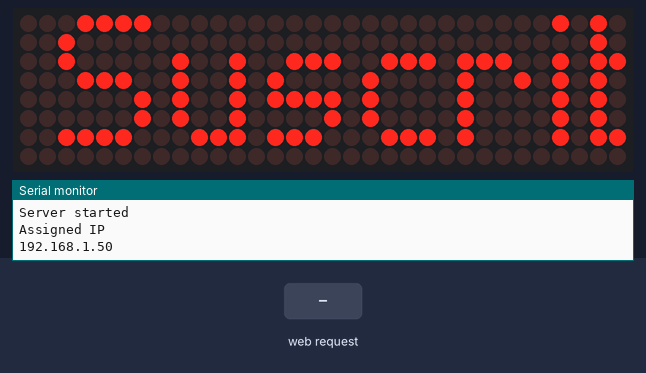
Bench run of a sketch on a simulated ESP32. Parts: 32×8 LED matrix, the last lines printed to the serial monitor. The inputs (shaded band) are chosen by the test bench. WiFi joins after 1.5 s; servers stay silent unless stated; random numbers use the default seed unless the sketch sets one.

Above: at 2.7 s.
2.8 s: HTTP request GET /&SP= received
At 2.91 s:
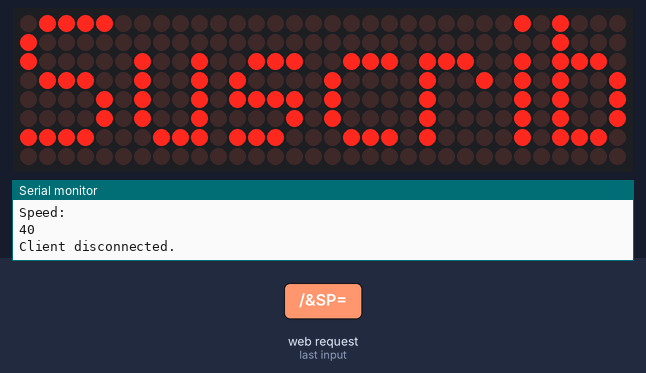
5.4 s: HTTP request GET /&MSG= received
At 5.64 s:
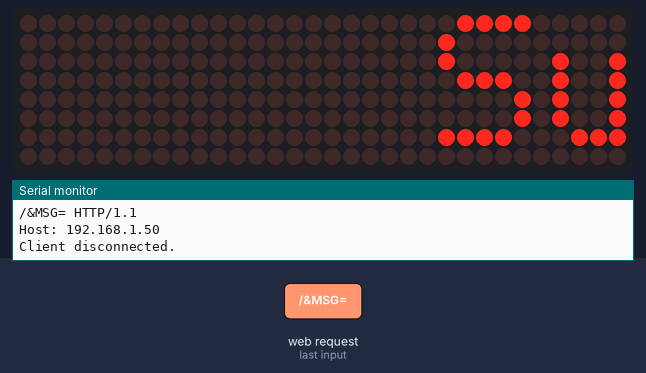
6.9 s: HTTP request GET /& received
At 7.14 s:
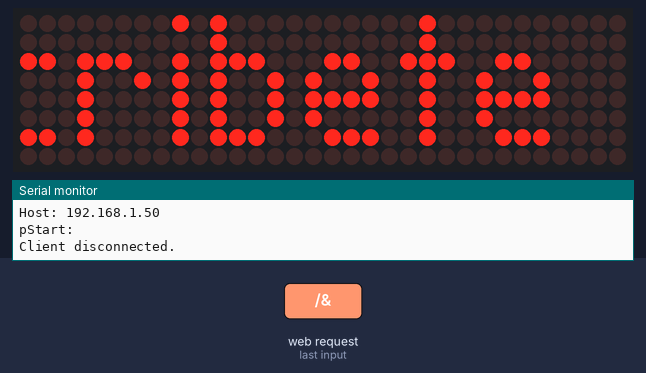
8.4 s: HTTP request GET /&SD= received
At 8.94 s:
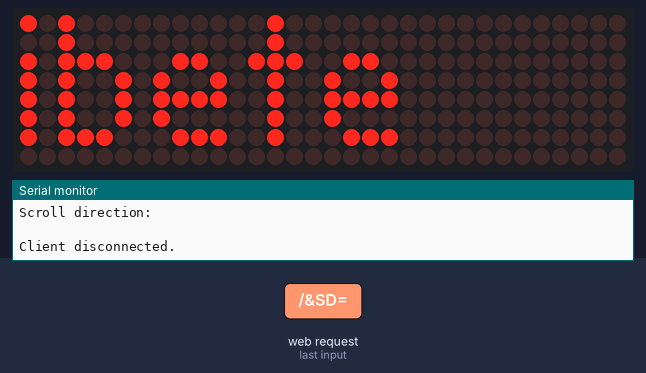
10.2 s: HTTP request GET /&I= received
At 10.44 s:
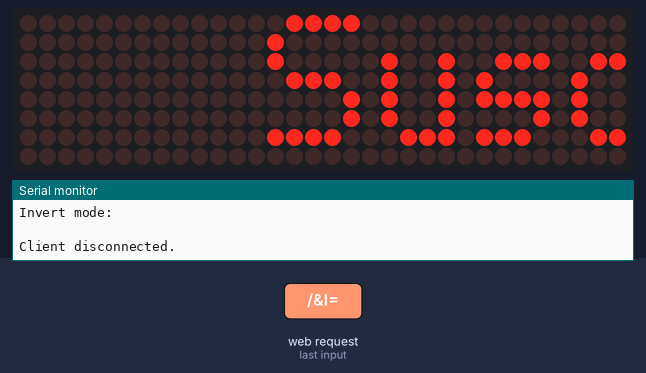
Timing chart, 0 to 12.7 s (numbered marks = the images above; inputs shaded):
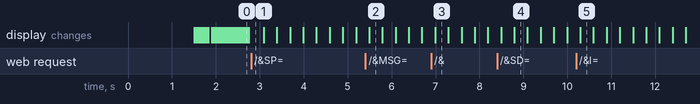

The sketch:

code.ino
```cpp
#include <WiFi.h>
#include <MD_Parola.h>
#include <MD_MAX72xx.h>
#include <SPI.h>

#define HARDWARE_TYPE MD_MAX72XX::FC16_HW
#define MAX_DEVICES 4

#define CLK_PIN   18 // or SCK
#define DATA_PIN  23 // or MOSI
#define CS_PIN    21 // or SS

// HARDWARE SPI
MD_Parola P = MD_Parola(HARDWARE_TYPE, CS_PIN, MAX_DEVICES);
// SOFTWARE SPI
//MD_Parola P = MD_Parola(HARDWARE_TYPE, DATA_PIN, CLK_PIN, CS_PIN, MAX_DEVICES);

// Variable to store the HTTP request
String header;

// WiFi login parameters - network name and password
const char* ssid = "Nombr3-Wifi";
const char* password = "P4ssw0rd";

// WiFi Server object and parameters
WiFiServer server(80);

// Scrolling parameters
uint8_t frameDelay = 40;  // default frame delay value
textEffect_t	scrollEffect = PA_SCROLL_LEFT;

// Global message buffers shared by Wifi and Scrolling functions
#define BUF_SIZE  512
char curMessage[BUF_SIZE];
char newMessage[BUF_SIZE];
bool newMessageAvailable = false;

// Current time
unsigned long currentTime = millis();
// Previous time
unsigned long previousTime = 0;
// Define timeout time in milliseconds (example: 2000ms = 2s)
const long timeoutTime = 2000;

const char WebResponse[] = "HTTP/1.1 200 OK\nContent-Type: text/html\n\n";

const char WebPage[] =
"<!DOCTYPE html>" \
"<html>" \
"<head>" \
"<title>Mensaje</title>" \

"<script>" \
"strLine = \"\";" \

"function SendData()" \
"{" \
"  nocache = \"/&nocache=\" + Math.random() * 1000000;" \
"  var request = new XMLHttpRequest();" \
"  strLine = \"&MSG=\" + document.getElementById(\"data_form\").Message.value;" \
"  strLine = strLine + \"/&SD=\" + document.getElementById(\"data_form\").ScrollType.value;" \
"  strLine = strLine + \"/&I=\" + document.getElementById(\"data_form\").Invert.value;" \
"  strLine = strLine + \"/&SP=\" + document.getElementById(\"data_form\").Speed.value;" \
"  request.open(\"GET\", strLine + nocache, false);" \
"  request.send(null);" \
"}" \
"</script>" \
"<style>html { font-family: Helvetica; display: inline-block; margin: 0px auto; text-align: center;}" \
"input[type=submit] { background-color: #4CAF50; border: none; color: white; padding: 16px 40px;" \
"text-decoration: none; font-size: 15px; margin: 2px; cursor: pointer;}" \
"</style></head>" \
"<body>" \
"<h1>Electronica de Una</h1>" \

"<form id=\"data_form\" name=\"frmText\">" \
"<label>Mensaje:<br><input type=\"text\" name=\"Message\" maxlength=\"255\"></label>" \
"<br><br>" \
"<input type = \"radio\" name = \"Invert\" value = \"0\" checked> Normal" \
"<input type = \"radio\" name = \"Invert\" value = \"1\"> Inversa" \
"<br><br>" \
"<input type = \"radio\" name = \"ScrollType\" value = \"L\" checked> Scroll Izquierda" \
"<input type = \"radio\" name = \"ScrollType\" value = \"R\"> Scroll Derecha" \
"<br><br>" \
"<label>Velocidad:<br>Rapido<input type=\"range\" name=\"Speed\"min=\"10\" max=\"200\">Lento"\
"<br>" \
"</form>" \
"<br>" \
"<input type=\"submit\" value=\"Enviar Datos\" onclick=\"SendData()\">" \
"</body>" \
"</html>";

const char *err2Str(wl_status_t code)
{
  switch (code)
  {
  case WL_IDLE_STATUS:    return("IDLE");           break; // WiFi is in process of changing between statuses
  case WL_NO_SSID_AVAIL:  return("NO_SSID_AVAIL");  break; // case configured SSID cannot be reached
  case WL_CONNECTED:      return("CONNECTED");      break; // successful connection is established
  case WL_CONNECT_FAILED: return("CONNECT_FAILED"); break; // password is incorrect
  case WL_DISCONNECTED:   return("CONNECT_FAILED"); break; // module is not configured in station mode
  default: return("??");
  }
}

uint8_t htoi(char c)
{
  c = toupper(c);
  if ((c >= '0') && (c <= '9')) return(c - '0');
  if ((c >= 'A') && (c <= 'F')) return(c - 'A' + 0xa);
  return(0);
}

void getData(char *szMesg, uint16_t len)
// Message may contain data for:
// New text (/&MSG=)
// Scroll direction (/&SD=)
// Invert (/&I=)
// Speed (/&SP=)
{
  char *pStart, *pEnd;      // pointer to start and end of text

  // check text message
  pStart = strstr(szMesg, "/&MSG=");
  Serial.println("pStart: ");
  Serial.println(pStart);
  if (pStart != NULL)
  {
    char *psz = newMessage;

    pStart += 6;  // skip to start of data
    pEnd = strstr(pStart, "/&");

    if (pEnd != NULL)
    {
      while (pStart != pEnd)
      {
        if ((*pStart == '%') && isxdigit(*(pStart + 1)))
        {
          // replace %xx hex code with the ASCII character
          char c = 0;
          pStart++;
          c += (htoi(*pStart++) << 4);
          c += htoi(*pStart++);
          *psz++ = c;
        }
        else
          *psz++ = *pStart++;
      }

      *psz = '\0'; // terminate the string
      newMessageAvailable = (strlen(newMessage) != 0);
      Serial.println("New Msg: ");
      Serial.println(newMessage);
    }
  }

// check scroll direction
  pStart = strstr(szMesg, "/&SD=");
  if (pStart != NULL)
  {
    pStart += 5;  // skip to start of data

    Serial.println("Scroll direction: ");
    Serial.println(*pStart);
    scrollEffect = (*pStart == 'R' ? PA_SCROLL_RIGHT : PA_SCROLL_LEFT);
    P.setTextEffect(scrollEffect, scrollEffect);
    P.displayReset();
  }

  // check invert
  pStart = strstr(szMesg, "/&I=");
  if (pStart != NULL)
  {
    pStart += 4;  // skip to start of data

    Serial.println("Invert mode: ");
    Serial.println(*pStart);
    P.setInvert(*pStart == '1');
  }

  // check speed
  pStart = strstr(szMesg, "/&SP=");
  if (pStart != NULL)
  {
    pStart += 5;  // skip to start of data

    int16_t speed = atoi(pStart);
    Serial.println("Speed: ");
    Serial.println(P.getSpeed());
    P.setSpeed(speed);
    frameDelay = speed;
  }
}

void setup() {
  Serial.begin(115200);

  P.begin();
  P.displayClear();
  P.displaySuspend(false);

  P.displayScroll(curMessage, PA_LEFT, scrollEffect, frameDelay);

  curMessage[0] = newMessage[0] = '\0';

  // Connect to and initialise WiFi network
  Serial.println("Connecting to ");
  Serial.println(ssid);

  WiFi.begin(ssid, password);

  while (WiFi.status() != WL_CONNECTED)
  {
    Serial.println(err2Str(WiFi.status()));
    delay(500);
  }
  Serial.println("\nWiFi connected");

  // Start the server
  server.begin();
  Serial.println("Server started");

  // Set up first message as the IP address
  //sprintf(curMessage, "%03d:%03d:%03d:%03d", WiFi.localIP()[0], WiFi.localIP()[1], WiFi.localIP()[2], WiFi.localIP()[3]);
  strcpy(curMessage, "Suscribete");
  Serial.println("Assigned IP ");
  Serial.println( WiFi.localIP());

}

void loop() {
  WiFiClient client = server.available();   // Listen for incoming clients
  char szBuf[1024];
  uint16_t idxBuf = 0;

  if (client) {                             // If a new client connects,
    currentTime = millis();
    previousTime = currentTime;
    Serial.println("New Client.");          // print a message out in the serial port
    String currentLine = "";                // make a String to hold incoming data from the client
    while (client.connected() && currentTime - previousTime <= timeoutTime) {  // loop while the client's connected
      currentTime = millis();
      if (client.available()) {             // if there's bytes to read from the client,
        char c = client.read();             // read a byte, then
        Serial.write(c);                    // print it out the serial monitor
        szBuf[idxBuf++] = (char)c;
        if (c == '\n') {                    // if the byte is a newline character
          // if the current line is blank, you got two newline characters in a row.
          // that's the end of the client HTTP request, so send a response:
          if (currentLine.length() == 0) {
            // HTTP headers always start with a response code (e.g. HTTP/1.1 200 OK)
            // and a content-type so the client knows what's coming, then a blank line:
            szBuf[idxBuf] = '\0';
            client.flush();
            getData(szBuf, BUF_SIZE);

            client.print(WebResponse);
            client.print(WebPage);

            // The HTTP response ends with another blank line
            client.println();
            // Break out of the while loop
            break;
          } else { // if you got a newline, then clear currentLine
            currentLine = "";
          }
        } else if (c != '\r') {  // if you got anything else but a carriage return character,
          currentLine += c;      // add it to the end of the currentLine
        }
      }
    }
    // Clear the header variable
    header = "";
    // Close the connection
    client.stop();
    Serial.println("Client disconnected.");
    Serial.println("");
  }
  if (P.displayAnimate())
  {
    if (newMessageAvailable)
    {
      strcpy(curMessage, newMessage);
      newMessageAvailable = false;
    }
    P.displayReset();
  }
}
```
